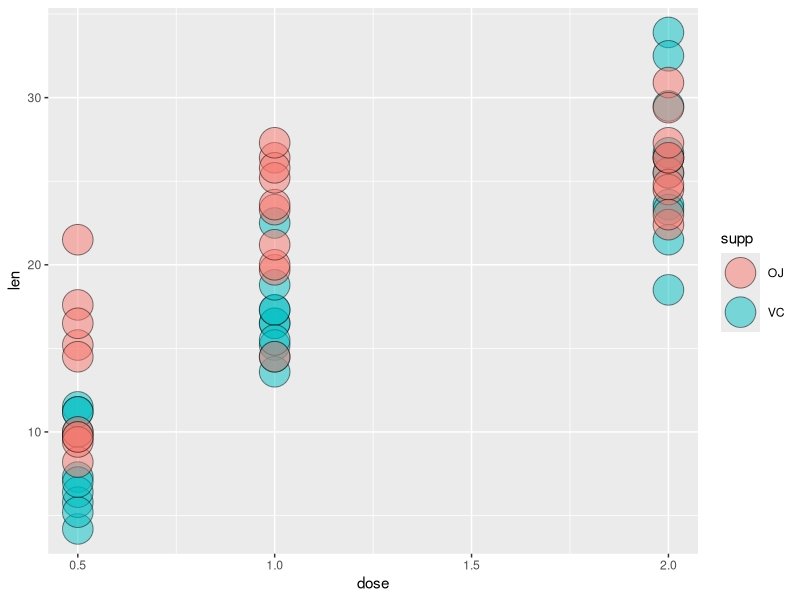

Here is the R script that generated this plot:
## ---- chunk 1
data(ToothGrowth)
summary(ToothGrowth)
## ---- chunk 2
ToothGrowthByDoseSupp <- aggregate(len ~ dose + supp,data=ToothGrowth,mean)
ToothGrowthByDoseSupp

library(ggplot2)
g <- ggplot(data = ToothGrowth, aes(x = dose, y = len, fill = supp ))
g <- g + geom_point(size =10, pch = 21, alpha = .5)
g
## ---- chunk 3
# subseting data into two groups g1 & g2
g1 <- ToothGrowth[ToothGrowth$supp == "VC" & ToothGrowth$dose == 0.5,]$len
g2 <- ToothGrowth[ToothGrowth$supp == "VC" & ToothGrowth$dose == 2,]$len
print(paste("Average tooth growth supp VC dose 0.5 :", mean(g1),", dose 2 :",mean(g2)))
print(paste("Average increase of tooth growth using VC increasing dosis from 0.5 to 2 :",mean(g2)-mean(g1)))
# Let's calculate a 95 % student's t confidence interval for two independant groups
# we assume constant variance
sd1 <- sd(g1); sd2 <- sd(g2)
pv <- (9*sd1^2+9*sd2^2)/18
semd <- sqrt(pv)*sqrt(1/10+1/10)
round(mean(g2)-mean(g1) + c(-1,1)*qt(0.975,18)*semd,2)
## ---- chunk 4
# subseting data into two groups VC & OJ
VC <- ToothGrowth[ToothGrowth$supp == "VC" ,]$len
OJ <- ToothGrowth[ToothGrowth$supp == "OJ", ]$len
print(paste("Average tooth growth supp VC :", round(mean(VC),2),"supp OJ:", round(mean(OJ),2)))
print(paste("Average increase of tooth growth using OJ vs VC :",mean(OJ)-mean(VC)))
# Let's test the hypothesis of one supp being more efficient (two sided test) with alpha = 5% 
# the two groups are independant, and we assume constant variance  
t.test(OJ, VC, paired = FALSE, var.equal = TRUE)
qt(p = 0.975,df = 58)
